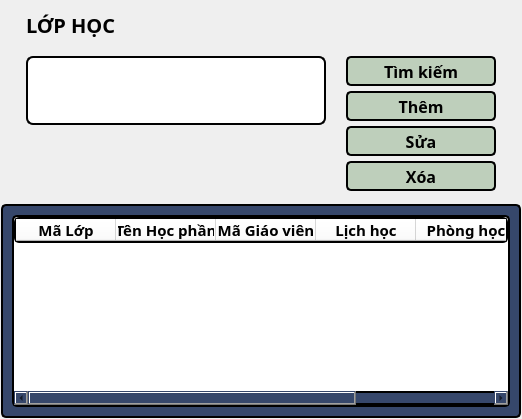
            <widget class="QWidget" name="rooms_page">
             <layout class="QVBoxLayout" name="verticalLayout_6">
              <property name="spacing">
               <number>3</number>
              </property>
              <property name="leftMargin">
               <number>1</number>
              </property>
              <property name="topMargin">
               <number>1</number>
              </property>
              <property name="rightMargin">
               <number>1</number>
              </property>
              <property name="bottomMargin">
               <number>1</number>
              </property>
              <item>
               <widget class="QWidget" name="rooms_controllers" native="true">
                <property name="maximumSize">
                 <size>
                  <width>16777215</width>
                  <height>200</height>
                 </size>
                </property>
                <property name="autoFillBackground">
                 <bool>false</bool>
                </property>
                <layout class="QVBoxLayout" name="verticalLayout_41">
                 <property name="spacing">
                  <number>0</number>
                 </property>
                 <property name="bottomMargin">
                  <number>0</number>
                 </property>
                 <item>
                  <widget class="QLabel" name="rooms_name_label">
                   <property name="minimumSize">
                    <size>
                     <width>0</width>
                     <height>30</height>
                    </size>
                   </property>
                   <property name="maximumSize">
                    <size>
                     <width>16777215</width>
                     <height>30</height>
                    </size>
                   </property>
                   <property name="font">
                    <font>
                     <family>Cascadia Mono SemiBold</family>
                     <pointsize>15</pointsize>
                     <weight>75</weight>
                     <bold>true</bold>
                     <underline>false</underline>
                     <strikeout>false</strikeout>
                    </font>
                   </property>
                   <property name="layoutDirection">
                    <enum>Qt::LeftToRight</enum>
                   </property>
                   <property name="styleSheet">
                    <string notr="true">color: rgb(0, 0, 0);
padding-left: 10px;
font-weight: bold;
font-size: 15pt;</string>
                   </property>
                   <property name="text">
                    <string>LỚP HỌC</string>
                   </property>
                   <property name="alignment">
                    <set>Qt::AlignLeading|Qt::AlignLeft|Qt::AlignVCenter</set>
                   </property>
                  </widget>
                 </item>
                 <item>
                  <widget class="QWidget" name="widget_25" native="true">
                   <property name="minimumSize">
                    <size>
                     <width>0</width>
                     <height>150</height>
                    </size>
                   </property>
                   <layout class="QHBoxLayout" name="horizontalLayout_16">
                    <property name="bottomMargin">
                     <number>0</number>
                    </property>
                    <item>
                     <widget class="QWidget" name="widget_26" native="true">
                      <layout class="QVBoxLayout" name="verticalLayout_42">
                       <property name="spacing">
                        <number>5</number>
                       </property>
                       <property name="leftMargin">
                        <number>7</number>
                       </property>
                       <property name="topMargin">
                        <number>7</number>
                       </property>
                       <property name="rightMargin">
                        <number>7</number>
                       </property>
                       <property name="bottomMargin">
                        <number>7</number>
                       </property>
                       <item>
                        <widget class="QLineEdit" name="rooms_input">
                         <property name="sizePolicy">
                          <sizepolicy hsizetype="Expanding" vsizetype="Expanding">
                           <horstretch>0</horstretch>
                           <verstretch>0</verstretch>
                          </sizepolicy>
                         </property>
                         <property name="minimumSize">
                          <size>
                           <width>300</width>
                           <height>30</height>
                          </size>
                         </property>
                         <property name="font">
                          <font>
                           <family>Cascadia Code</family>
                           <pointsize>10</pointsize>
                          </font>
                         </property>
                         <property name="styleSheet">
                          <string notr="true">background-color: rgb(255, 255, 255);
border-radius: 7px;
border: 2px solid #000;</string>
                         </property>
                         <property name="inputMask">
                          <string/>
                         </property>
                         <property name="text">
                          <string/>
                         </property>
                        </widget>
                       </item>
                       <item>
                        <spacer name="verticalSpacer_16">
                         <property name="orientation">
                          <enum>Qt::Vertical</enum>
                         </property>
                         <property name="sizeHint" stdset="0">
                          <size>
                           <width>20</width>
                           <height>46</height>
                          </size>
                         </property>
                        </spacer>
                       </item>
                      </layout>
                     </widget>
                    </item>
                    <item>
                     <widget class="QWidget" name="widget_27" native="true">
                      <property name="minimumSize">
                       <size>
                        <width>150</width>
                        <height>0</height>
                       </size>
                      </property>
                      <layout class="QVBoxLayout" name="verticalLayout_43">
                       <property name="spacing">
                        <number>5</number>
                       </property>
                       <property name="leftMargin">
                        <number>7</number>
                       </property>
                       <property name="topMargin">
                        <number>7</number>
                       </property>
                       <property name="rightMargin">
                        <number>7</number>
                       </property>
                       <property name="bottomMargin">
                        <number>7</number>
                       </property>
                       <item>
                        <widget class="QPushButton" name="rooms_search_btn">
                         <property name="minimumSize">
                          <size>
                           <width>150</width>
                           <height>30</height>
                          </size>
                         </property>
                         <property name="maximumSize">
                          <size>
                           <width>10</width>
                           <height>30</height>
                          </size>
                         </property>
                         <property name="font">
                          <font>
                           <family>Cascadia Code</family>
                           <pointsize>12</pointsize>
                           <weight>75</weight>
                           <bold>true</bold>
                          </font>
                         </property>
                         <property name="styleSheet">
                          <string notr="true">background-color: rgb(190,207,187);
color: rgb(0,0,0);
border-radius: 5px;
border: 2px solid #000;
font-weight: bold;
font-size: 12pt;</string>
                         </property>
                         <property name="text">
                          <string>Tìm kiếm</string>
                         </property>
                         <property name="iconSize">
                          <size>
                           <width>25</width>
                           <height>25</height>
                          </size>
                         </property>
                        </widget>
                       </item>
                       <item>
                        <widget class="QPushButton" name="rooms_add_btn">
                         <property name="minimumSize">
                          <size>
                           <width>150</width>
                           <height>30</height>
                          </size>
                         </property>
                         <property name="maximumSize">
                          <size>
                           <width>150</width>
                           <height>30</height>
                          </size>
                         </property>
                         <property name="font">
                          <font>
                           <family>Cascadia Code</family>
                           <pointsize>12</pointsize>
                           <weight>75</weight>
                           <bold>true</bold>
                          </font>
                         </property>
                         <property name="styleSheet">
                          <string notr="true">background-color: rgb(190,207,187);
color: rgb(0,0,0);
border-radius: 5px;
border: 2px solid #000;
font-weight: bold;
font-size: 12pt;</string>
                         </property>
                         <property name="text">
                          <string>Thêm</string>
                         </property>
                         <property name="iconSize">
                          <size>
                           <width>25</width>
                           <height>25</height>
                          </size>
                         </property>
                        </widget>
                       </item>
                       <item>
                        <widget class="QPushButton" name="rooms_edit_btn">
                         <property name="minimumSize">
                          <size>
                           <width>150</width>
                           <height>30</height>
                          </size>
                         </property>
                         <property name="maximumSize">
                          <size>
                           <width>150</width>
                           <height>30</height>
                          </size>
                         </property>
                         <property name="font">
                          <font>
                           <family>Cascadia Code</family>
                           <pointsize>12</pointsize>
                           <weight>75</weight>
                           <bold>true</bold>
                          </font>
                         </property>
                         <property name="styleSheet">
                          <string notr="true">background-color: rgb(190,207,187);
color: rgb(0,0,0);
border-radius: 5px;
border: 2px solid #000;
font-weight: bold;
font-size: 12pt;</string>
                         </property>
                         <property name="text">
                          <string>Sửa</string>
                         </property>
                         <property name="iconSize">
                          <size>
                           <width>25</width>
                           <height>25</height>
                          </size>
                         </property>
                        </widget>
                       </item>
                       <item>
                        <widget class="QPushButton" name="rooms_del_btn">
                         <property name="minimumSize">
                          <size>
                           <width>150</width>
                           <height>30</height>
                          </size>
                         </property>
                         <property name="maximumSize">
                          <size>
                           <width>150</width>
                           <height>30</height>
                          </size>
                         </property>
                         <property name="font">
                          <font>
                           <family>Cascadia Code</family>
                           <pointsize>12</pointsize>
                           <weight>75</weight>
                           <bold>true</bold>
                          </font>
                         </property>
                         <property name="styleSheet">
                          <string notr="true">background-color: rgb(190,207,187);
color: rgb(0,0,0);
border-radius: 5px;
border: 2px solid #000;
font-weight: bold;
font-size: 12pt;</string>
                         </property>
                         <property name="text">
                          <string>Xóa</string>
                         </property>
                         <property name="iconSize">
                          <size>
                           <width>25</width>
                           <height>25</height>
                          </size>
                         </property>
                        </widget>
                       </item>
                       <item>
                        <spacer name="verticalSpacer_17">
                         <property name="orientation">
                          <enum>Qt::Vertical</enum>
                         </property>
                         <property name="sizeHint" stdset="0">
                          <size>
                           <width>20</width>
                           <height>40</height>
                          </size>
                         </property>
                        </spacer>
                       </item>
                      </layout>
                     </widget>
                    </item>
                   </layout>
                  </widget>
                 </item>
                </layout>
               </widget>
              </item>
              <item>
               <widget class="QWidget" name="rooms_view" native="true">
                <property name="font">
                 <font>
                  <family>Cascadia Code</family>
                 </font>
                </property>
                <property name="styleSheet">
                 <string notr="true">border-radius: 5px;
background-color:rgb(54, 71, 107); 
border-radius: 5px;
border: 2px solid #000;
</string>
                </property>
                <layout class="QVBoxLayout" name="verticalLayout_44">
                 <property name="spacing">
                  <number>0</number>
                 </property>
                 <property name="leftMargin">
                  <number>11</number>
                 </property>
                 <property name="topMargin">
                  <number>11</number>
                 </property>
                 <property name="rightMargin">
                  <number>11</number>
                 </property>
                 <property name="bottomMargin">
                  <number>11</number>
                 </property>
                 <item>
                  <widget class="QTableWidget" name="rooms_table">
                   <property name="font">
                    <font>
                     <family>Cascadia Code</family>
                    </font>
                   </property>
                   <property name="styleSheet">
                    <string notr="true">background-color: rgb(255, 255, 255);</string>
                   </property>
                   <property name="verticalScrollMode">
                    <enum>QAbstractItemView::ScrollPerPixel</enum>
                   </property>
                   <property name="horizontalScrollMode">
                    <enum>QAbstractItemView::ScrollPerPixel</enum>
                   </property>
                   <column>
                    <property name="text">
                     <string>Mã Lớp</string>
                    </property>
                    <property name="font">
                     <font>
                      <family>Cascadia Code</family>
                      <pointsize>11</pointsize>
                      <weight>75</weight>
                      <bold>true</bold>
                     </font>
                    </property>
                    <property name="textAlignment">
                     <set>AlignCenter</set>
                    </property>
                   </column>
                   <column>
                    <property name="text">
                     <string>Tên Học phần</string>
                    </property>
                    <property name="font">
                     <font>
                      <family>Cascadia Code</family>
                      <pointsize>11</pointsize>
                      <weight>75</weight>
                      <bold>true</bold>
                     </font>
                    </property>
                    <property name="textAlignment">
                     <set>AlignCenter</set>
                    </property>
                   </column>
                   <column>
                    <property name="text">
                     <string>Mã Giáo viên</string>
                    </property>
                    <property name="font">
                     <font>
                      <family>Cascadia Code</family>
                      <pointsize>11</pointsize>
                      <weight>75</weight>
                      <bold>true</bold>
                     </font>
                    </property>
                    <property name="textAlignment">
                     <set>AlignCenter</set>
                    </property>
                   </column>
                   <column>
                    <property name="text">
                     <string>Lịch học</string>
                    </property>
                    <property name="font">
                     <font>
                      <family>Cascadia Code</family>
                      <pointsize>11</pointsize>
                      <weight>75</weight>
                      <bold>true</bold>
                     </font>
                    </property>
                    <property name="textAlignment">
                     <set>AlignCenter</set>
                    </property>
                   </column>
                   <column>
                    <property name="text">
                     <string>Phòng học</string>
                    </property>
                    <property name="font">
                     <font>
                      <family>Cascadia Code</family>
                      <pointsize>11</pointsize>
                      <weight>75</weight>
                      <bold>true</bold>
                     </font>
                    </property>
                    <property name="textAlignment">
                     <set>AlignCenter</set>
                    </property>
                   </column>
                   <column>
                    <property name="text">
                     <string>Số lượng Sinh viên</string>
                    </property>
                    <property name="font">
                     <font>
                      <family>Cascadia Code</family>
                      <pointsize>11</pointsize>
                      <weight>75</weight>
                      <bold>true</bold>
                     </font>
                    </property>
                    <property name="textAlignment">
                     <set>AlignCenter</set>
                    </property>
                   </column>
                   <column>
                    <property name="text">
                     <string>Số buổi</string>
                    </property>
                    <property name="font">
                     <font>
                      <family>Cascadia Code</family>
                      <pointsize>11</pointsize>
                      <weight>75</weight>
                      <bold>true</bold>
                     </font>
                    </property>
                    <property name="textAlignment">
                     <set>AlignCenter</set>
                    </property>
                   </column>
                  </widget>
                 </item>
                </layout>
               </widget>
              </item>
             </layout>
            </widget>
